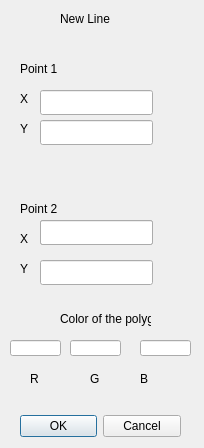
<?xml version="1.0" encoding="UTF-8"?>
<ui version="4.0">
 <class>Dialog</class>
 <widget class="QDialog" name="Dialog">
  <property name="geometry">
   <rect>
    <x>0</x>
    <y>0</y>
    <width>204</width>
    <height>448</height>
   </rect>
  </property>
  <property name="windowTitle">
   <string>Dialog</string>
  </property>
  <widget class="QDialogButtonBox" name="buttonBox">
   <property name="geometry">
    <rect>
     <x>20</x>
     <y>410</y>
     <width>161</width>
     <height>32</height>
    </rect>
   </property>
   <property name="orientation">
    <enum>Qt::Horizontal</enum>
   </property>
   <property name="standardButtons">
    <set>QDialogButtonBox::Cancel|QDialogButtonBox::Ok</set>
   </property>
  </widget>
  <widget class="QLabel" name="label">
   <property name="geometry">
    <rect>
     <x>60</x>
     <y>10</y>
     <width>91</width>
     <height>17</height>
    </rect>
   </property>
   <property name="text">
    <string>New Line</string>
   </property>
  </widget>
  <widget class="QLabel" name="label1">
   <property name="geometry">
    <rect>
     <x>20</x>
     <y>90</y>
     <width>16</width>
     <height>17</height>
    </rect>
   </property>
   <property name="text">
    <string>X</string>
   </property>
  </widget>
  <widget class="QLabel" name="label2">
   <property name="geometry">
    <rect>
     <x>20</x>
     <y>120</y>
     <width>67</width>
     <height>17</height>
    </rect>
   </property>
   <property name="text">
    <string>Y</string>
   </property>
  </widget>
  <widget class="QLineEdit" name="xValue1">
   <property name="geometry">
    <rect>
     <x>40</x>
     <y>90</y>
     <width>113</width>
     <height>25</height>
    </rect>
   </property>
  </widget>
  <widget class="QLineEdit" name="yValue1">
   <property name="geometry">
    <rect>
     <x>40</x>
     <y>120</y>
     <width>113</width>
     <height>25</height>
    </rect>
   </property>
  </widget>
  <widget class="QLabel" name="label_4">
   <property name="geometry">
    <rect>
     <x>20</x>
     <y>60</y>
     <width>91</width>
     <height>17</height>
    </rect>
   </property>
   <property name="text">
    <string>Point 1</string>
   </property>
  </widget>
  <widget class="QLabel" name="label3">
   <property name="geometry">
    <rect>
     <x>20</x>
     <y>230</y>
     <width>16</width>
     <height>17</height>
    </rect>
   </property>
   <property name="text">
    <string>X</string>
   </property>
  </widget>
  <widget class="QLabel" name="label4">
   <property name="geometry">
    <rect>
     <x>20</x>
     <y>260</y>
     <width>67</width>
     <height>17</height>
    </rect>
   </property>
   <property name="text">
    <string>Y</string>
   </property>
  </widget>
  <widget class="QLabel" name="label_7">
   <property name="geometry">
    <rect>
     <x>20</x>
     <y>200</y>
     <width>91</width>
     <height>17</height>
    </rect>
   </property>
   <property name="text">
    <string>Point 2</string>
   </property>
  </widget>
  <widget class="QLineEdit" name="yValue2">
   <property name="geometry">
    <rect>
     <x>40</x>
     <y>260</y>
     <width>113</width>
     <height>25</height>
    </rect>
   </property>
  </widget>
  <widget class="QLineEdit" name="xValue2">
   <property name="geometry">
    <rect>
     <x>40</x>
     <y>220</y>
     <width>113</width>
     <height>25</height>
 </rect>
   </property>
  </widget>
  <widget class="QLineEdit" name="xValue2">
   <property name="geometry">
    <rect>
     <x>40</x>
     <y>220</y>
     <width>113</width>
     <height>25</height>
    </rect>
   </property>
  </widget>
  <widget class="QLineEdit" name="gValue">
   <property name="geometry">
    <rect>
     <x>70</x>
     <y>340</y>
     <width>51</width>
     <height>16</height>
    </rect>
   </property>
  </widget>
  <widget class="QLabel" name="label_8">
   <property name="geometry">
    <rect>
     <x>60</x>
     <y>310</y>
     <width>91</width>
     <height>17</height>
    </rect>
   </property>
   <property name="text">
    <string>Color of the polygon</string>
   </property>
  </widget>
  <widget class="QLabel" name="label_9">
   <property name="geometry">
    <rect>
     <x>30</x>
     <y>370</y>
     <width>67</width>
     <height>17</height>
    </rect>
   </property>
   <property name="text">
    <string>R</string>
   </property>
  </widget>
  <widget class="QLabel" name="label_10">
   <property name="geometry">
    <rect>
     <x>90</x>
     <y>370</y>
     <width>67</width>
     <height>17</height>
    </rect>
   </property>
   <property name="text">
    <string>G</string>
   </property>
  </widget>
  <widget class="QLabel" name="label_11">
   <property name="geometry">
    <rect>
     <x>140</x>
     <y>370</y>
     <width>67</width>
     <height>17</height>
    </rect>
   </property>
   <property name="text">
    <string>B</string>
   </property>
  </widget>
  <widget class="QLineEdit" name="bValue">
   <property name="geometry">
    <rect>
     <x>140</x>
     <y>340</y>
     <width>51</width>
     <height>16</height>
    </rect>
   </property>
  </widget>
  <widget class="QLineEdit" name="rValue">
   <property name="geometry">
    <rect>
     <x>10</x>
     <y>340</y>
     <width>51</width>
     <height>16</height>
    </rect>
   </property>
  </widget>
 </widget>
 <resources/>
 <connections>
  <connection>
   <sender>buttonBox</sender>
   <signal>accepted()</signal>
   <receiver>Dialog</receiver>
   <slot>accept()</slot>
   <hints>
    <hint type="sourcelabel">
     <x>248</x>
     <y>254</y>
    </hint>
    <hint type="destinationlabel">
     <x>157</x>
     <y>274</y>
    </hint>
   </hints>
  </connection>
  <connection>
   <sender>buttonBox</sender>
   <signal>rejected()</signal>
   <receiver>Dialog</receiver>
   <slot>reject()</slot>
   <hints>
    <hint type="sourcelabel">
     <x>316</x>
     <y>260</y>
    </hint>
    <hint type="destinationlabel">
     <x>286</x>
     <y>274</y>
    </hint>
   </hints>
  </connection>
 </connections>
</ui>
